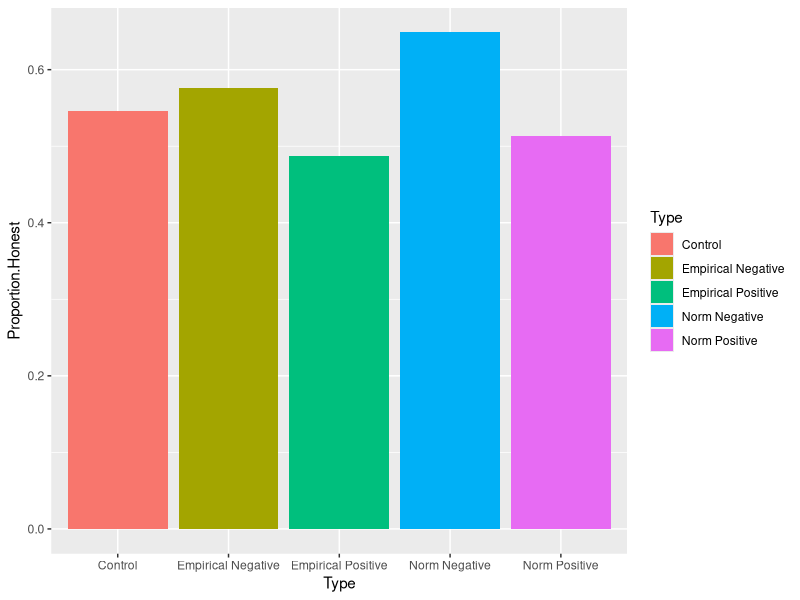
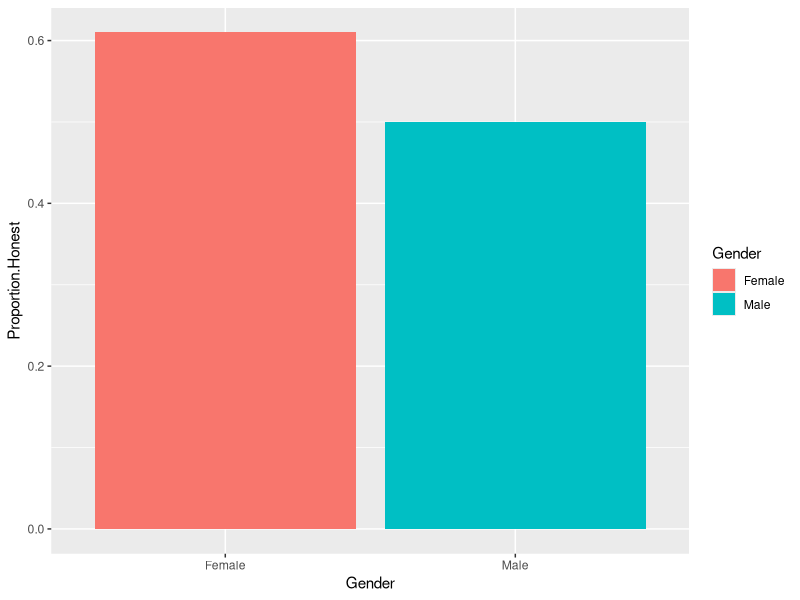
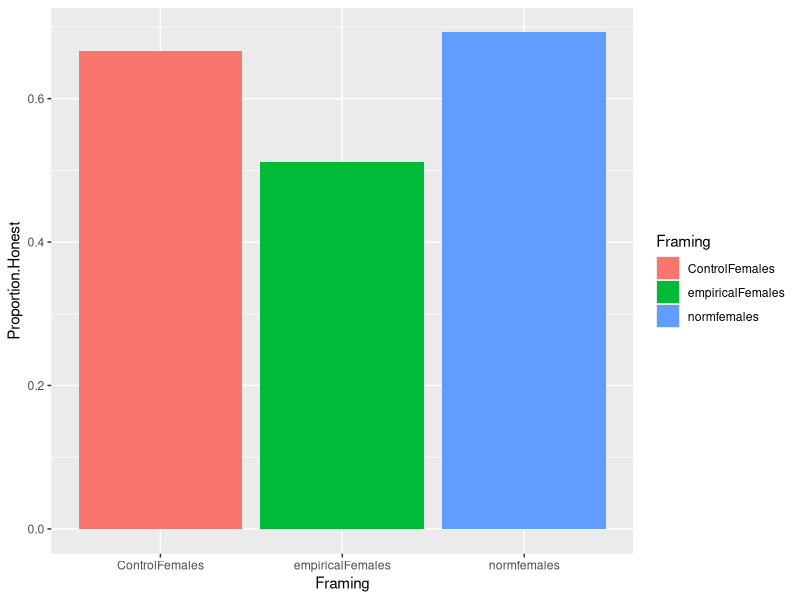
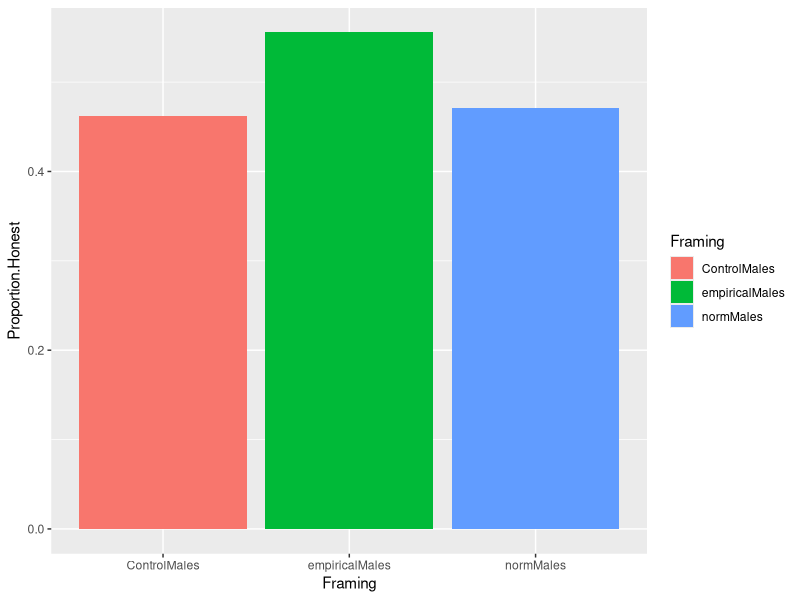
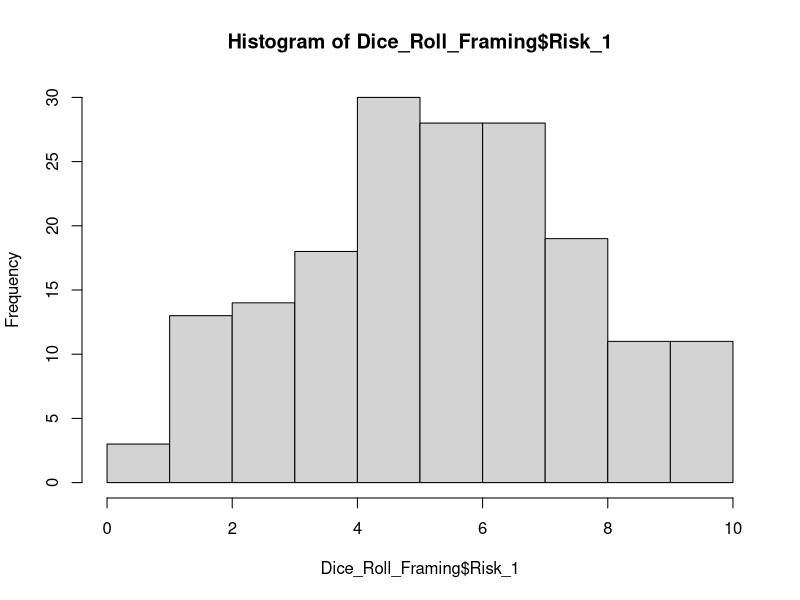
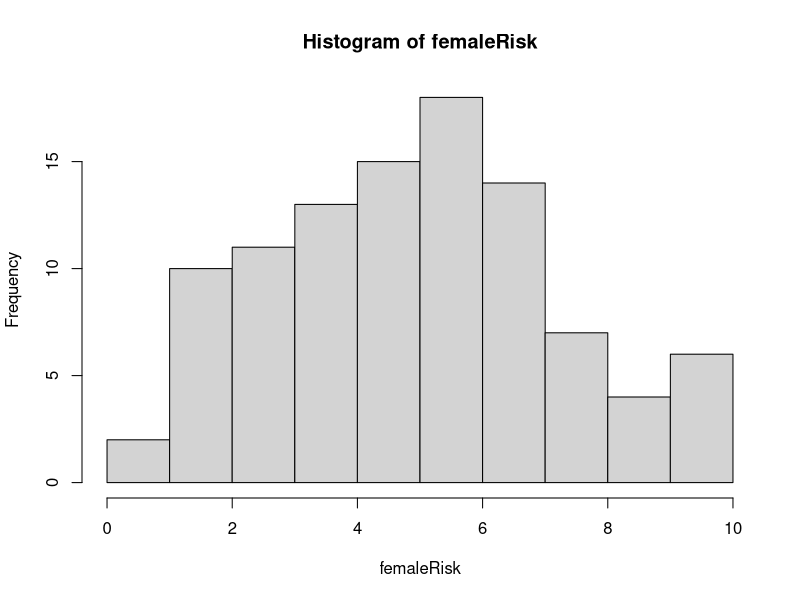
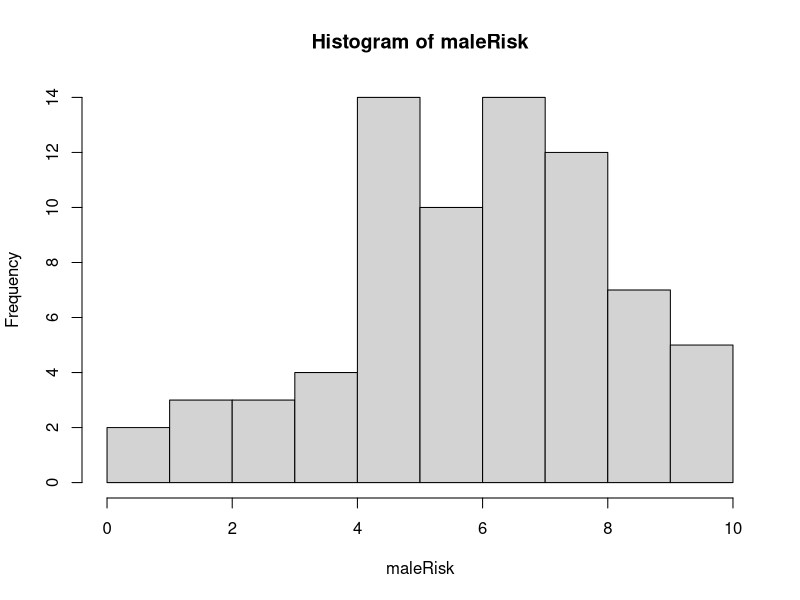
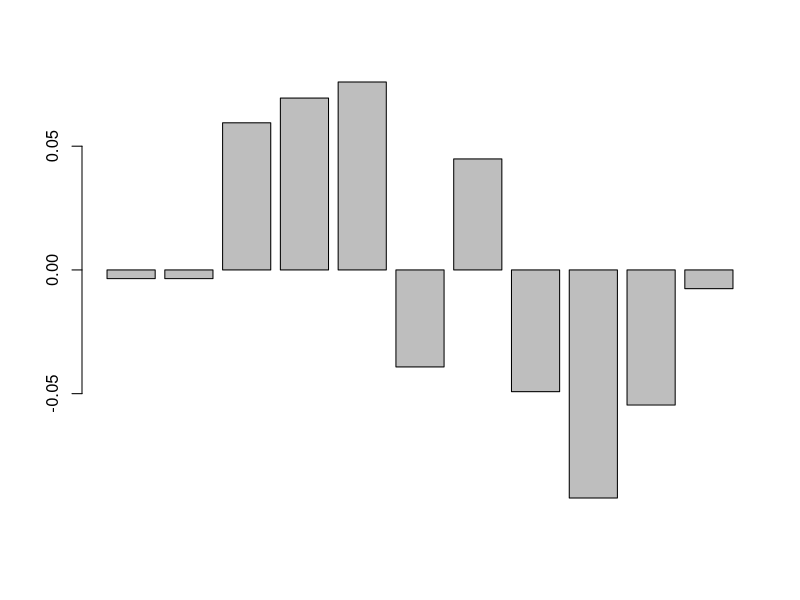

Write the R code that produced these figures, in order.
## ---- chunk 1
knitr::opts_chunk$set(echo = TRUE)
library(dplyr)
library(ggplot2)
library(readxl)
Dice_Roll_Framing <- read_excel("Dice Roll_Framing.xlsx")

report <- Dice_Roll_Framing[,20:29]
actual <- Dice_Roll_Framing[,40:49]
dif <- report - actual
firstLie <- c()
for (row in 1:dim(report)[1]) {
  lieNum <- which(dif[row,] %in% c(-10:-1,1:10))[1]
  if (is.na(c(lieNum))) {
    firstLie <- c(firstLie, 11)
  } else {
    firstLie <- c(firstLie, lieNum)
  }
}
Dice_Roll_Framing$LieNumber <- 11-firstLie

empOrNorm <- c()
posOrNeg <- c()
for (row in 1:dim(Dice_Roll_Framing)[1]) {
  if (!is.na(Dice_Roll_Framing[row,19])) {
    empOrNorm <- c(empOrNorm, 1)
    posOrNeg <- c(posOrNeg, 1)
  } else {
    if (!is.na(Dice_Roll_Framing[row,18])) {
      empOrNorm <- c(empOrNorm, 2)
      posOrNeg <- c(posOrNeg, 3)
    } else {
      if (!is.na(Dice_Roll_Framing[row,17])) {
        empOrNorm <-c(empOrNorm, 3)
        posOrNeg <- c(posOrNeg, 2)
      } else {
        if (!is.na(Dice_Roll_Framing[row,16])) {
          empOrNorm <- c(empOrNorm, 3)
          posOrNeg <- c(posOrNeg, 3)
        } else {
          empOrNorm <- c(empOrNorm, 2)
          posOrNeg <- c(posOrNeg, 2)
        }
      }
    }
  } 
}
Dice_Roll_Framing$Emp_Or_Norm <- empOrNorm
Dice_Roll_Framing$Pos_Or_Neg <- posOrNeg
# 3 way anova testing Empirical Message vs Normative Message effect vs Positive/Negative effect + Interaction effect of both Empirical/Normative + Pos/Neg
anovaWithInteraction <- aov(Dice_Roll_Framing$LieNumber ~ Dice_Roll_Framing$Emp_Or_Norm * Dice_Roll_Framing$Pos_Or_Neg)
summary(anovaWithInteraction)
# 3 way anova testing Empirical Message vs Normative Message effect vs Positive/Negative effect - no interaction effect

anovaWithoutInteraction <- update(anovaWithInteraction, . ~ . - (Dice_Roll_Framing$Emp_Or_Norm):(Dice_Roll_Framing$Pos_Or_Neg))
summary(anovaWithoutInteraction)
# I wanted to see if there was location effect, so ran this code per school, and found no inconsistencies.
cuny <- filter(Dice_Roll_Framing, Location=="CUNY")
cunyInteract <- aov(LieNumber ~ Emp_Or_Norm*Pos_Or_Neg, data=cuny)
cunyNoInteract <- update(cunyInteract, . ~ . - Emp_Or_Norm:Pos_Or_Neg)
summary(cunyInteract)
summary(cunyNoInteract)

penn <- filter(Dice_Roll_Framing, Location=="University of Pennsylvania")
pennInteract <- aov(LieNumber ~ Emp_Or_Norm*Pos_Or_Neg, data=cuny)
pennNoInteract <- update(pennInteract, . ~ . - Emp_Or_Norm:Pos_Or_Neg)
summary(pennInteract)
summary(pennNoInteract)

ucla <- filter(Dice_Roll_Framing, Location=="UCLA")
uclaInteract <- aov(LieNumber ~ Emp_Or_Norm*Pos_Or_Neg, data=cuny)
uclaNoInteract <- update(pennInteract, . ~ . - Emp_Or_Norm:Pos_Or_Neg)
summary(uclaInteract)
summary(uclaNoInteract)

temple <- filter(Dice_Roll_Framing, Location=="Temple")
templeInteract <- aov(LieNumber ~ Emp_Or_Norm*Pos_Or_Neg, data=cuny)
templeNoInteract <- update(pennInteract, . ~ . - Emp_Or_Norm:Pos_Or_Neg)
summary(templeInteract)
summary(templeNoInteract)

fit <- filter(Dice_Roll_Framing, Location=="FIT")
fitInteract <- aov(LieNumber ~ Emp_Or_Norm*Pos_Or_Neg, data=cuny)
fitNoInteract <- update(fitInteract, . ~ . - Emp_Or_Norm:Pos_Or_Neg)
summary(fitInteract)
summary(fitNoInteract)

bmcc <- filter(Dice_Roll_Framing, Location=="BMCC")
bmccInteract <- aov(LieNumber ~ Emp_Or_Norm*Pos_Or_Neg, data=cuny)
bmccNoInteract <- update(bmccInteract, . ~ . - Emp_Or_Norm:Pos_Or_Neg)
summary(bmccInteract)
summary(bmccNoInteract)

# Also wanted to see if there was any impact on the length of time someone spent playing the game...NOPE.

withDur <- aov(LieNumber ~ Emp_Or_Norm*Pos_Or_Neg*`Duration (in seconds)`, data=Dice_Roll_Framing)
summary(withDur)

#VARIABLES
ep <- filter(Dice_Roll_Framing, !is.na(EP))
en <- filter(Dice_Roll_Framing, !is.na(EN))
np <- filter(Dice_Roll_Framing, !is.na(NP))
nn <- filter(Dice_Roll_Framing, !is.na(NN))
c <- filter(Dice_Roll_Framing, !is.na(Control))
Risk <- filter(Dice_Roll_Framing, !is.na(Risk_1))
empiricalFemales <- filter(Dice_Roll_Framing, Gender=="Female", Emp_Norm==TRUE)
normFemales <- filter(Dice_Roll_Framing, Gender=="Female", Emp_Norm==FALSE)
empiricalMales <- filter(Dice_Roll_Framing, Gender=="Male", Emp_Norm==TRUE)
normMales <- filter(Dice_Roll_Framing, Gender=="Male", Emp_Norm==FALSE)
ControlFemales <- filter(Dice_Roll_Framing, Gender=="Female", Control!=TRUE)
ControlMales <- filter(Dice_Roll_Framing, Gender=="Male",  Control!=TRUE)
females <- filter(Dice_Roll_Framing, Gender == "Female")
males <- filter(Dice_Roll_Framing, Gender == "Male")

# I wanted to find percentages of honesty - breaking out people into groups of liars vs non-liars.  I did this by treatment,by gender, and location.
funct <- function(num) {return(num==0)}
epDif <- ep[,20:29]-ep[,40:49]
epBools <- funct(epDif)
lieScore <- c()
for (row in 1:dim(epBools)[1]) {
  val <- all(epBools[row,])
  lieScore <- c(lieScore, val)
}
ep$Honest <- lieScore
numEpHonest <- sum(ep$Honest)
propEpHonest <- numEpHonest/(dim(ep)[1])

enDif <- en[,20:29]-en[,40:49]
enBools <- funct(enDif)
honest <- c()
for (row in 1:dim(enBools)[1]) {
  val <- all(enBools[row,])
  honest <- c(honest, val)
}
en$Honest <- honest
numEnHonest <- sum(en$Honest)
propEnHonest <- numEnHonest/(dim(en)[1])

npDif <- np[,20:29]-np[,40:49]
npBools <- funct(npDif)
honest <- c()
for (row in 1:dim(npBools)[1]) {
  val <- all(npBools[row,])
  honest <- c(honest, val)
}
np$Honest <- honest
numNpHonest <- sum(np$Honest, na.rm=TRUE)
propNpHonest <- numNpHonest/(dim(np)[1])

nnDif <- nn[,20:29]-nn[,40:49]
nnBools <- funct(nnDif)
honest <- c()
for (row in 1:dim(nnBools)[1]) {
  val <- all(nnBools[row,])
  honest <- c(honest, val)
}
nn$Honest <- honest
numNnHonest <- sum(nn$Honest)
propNnHonest <- numNnHonest/(dim(nn)[1])

cDif <- c[,20:29]-c[,40:49]
cBools <- funct(cDif)
honest <- c()
for (row in 1:dim(cBools)[1]) {
  val <- all(cBools[row,])
  honest <- c(honest, val)
}
c$Honest <- honest
numCHonest <- sum(c$Honest)
propCHonest <- numCHonest/(dim(c)[1])
# Gina to repeat process for all conditions based on ep$Honest

# CUNY honesty rate
cunyDif <- cuny[,20:29]-cuny[,40:49]
cunyBools <- funct(cunyDif)
honest <- c()
for (row in 1:dim(cunyBools)[1]) {
  val <- all(cunyBools[row,])
  honest <- c(honest, val)
}
cuny$Honest <- honest
numCunyHonest <- sum(cuny$Honest)
propCunyHonest <- numCunyHonest/(dim(cuny)[1])

# PENN honesty rate
pennDif <- penn[,20:29]-penn[,40:49]
pennBools <- funct(pennDif)
honest <- c()
for (row in 1:dim(pennBools)[1]) {
  val <- all(pennBools[row,])
  honest <- c(honest, val)
}
penn$Honest <- honest
numPennHonest <- sum(penn$Honest)
propPennHonest <- numPennHonest/(dim(penn)[1])

# Empirical Female honesty rate
empiricalFemalesDif <- empiricalFemales[,20:29]-empiricalFemales[,40:49]
empiricalFemalesBools <- funct(empiricalFemalesDif)
honest <- c()
for (row in 1:dim(empiricalFemalesBools)[1]) {
  val <- all(empiricalFemalesBools[row,])
  honest <- c(honest, val)
}
empiricalFemales$Honest <- honest
numempiricalFemaleHonest <- sum(empiricalFemales$Honest)
propempiricalFemaleHonest <- numempiricalFemaleHonest/(dim(empiricalFemales)[1])

# Norm Female honesty rate
normFemalesDif <- normFemales[,20:29]-normFemales[,40:49]
normFemalesBools <- funct(normFemalesDif)
honest <- c()
for (row in 1:dim(normFemalesBools)[1]) {
  val <- all(normFemalesBools[row,])
  honest <- c(honest, val)
}
normFemales$Honest <- honest
numnormFemaleHonest <- sum(normFemales$Honest)
propnormFemaleHonest <- numnormFemaleHonest/(dim(normFemales)[1])

# Female Control honesty rate
ControlFemalesDif <- ControlFemales[,20:29]-ControlFemales[,40:49]
ControlFemalesBools <- funct(ControlFemalesDif)
honest <- c()
for (row in 1:dim(ControlFemalesBools)[1]) {
  val <- all(ControlFemalesBools[row,])
  honest <- c(honest, val)
}
ControlFemales$Honest <- honest
numControlFemalesHonest <- sum(ControlFemales$Honest)
propControlFemalesHonest <- numControlFemalesHonest/(dim(ControlFemales)[1])

# Female honesty rate
femalesDif <- females[,20:29]-females[,40:49]
femalesBools <- funct(femalesDif)
honest <- c()
for (row in 1:dim(femalesBools)[1]) {
  val <- all(femalesBools[row,])
  honest <- c(honest, val)
}
females$Honest <- honest
numFemaleHonest <- sum(females$Honest)
propFemaleHonest <- numFemaleHonest/(dim(females)[1])


# Male honesty rate
malesDif <- males[,20:29]-males[,40:49]
malesBools <- funct(malesDif)
honest <- c()
for (row in 1:dim(malesBools)[1]) {
  val <- all(malesBools[row,])
  honest <- c(honest, val)
}

males$Honest <- honest
numMaleHonest <- sum(males$Honest)
propMaleHonest <- numMaleHonest/(dim(males)[1])

# Empirical Male honesty rate
empiricalMalesDif <- empiricalMales[,20:29]-empiricalMales[,40:49]
empiricalMalesBools <- funct(empiricalMalesDif)
honest <- c()
for (row in 1:dim(empiricalMalesBools)[1]) {
  val <- all(empiricalMalesBools[row,])
  honest <- c(honest, val)
}
empiricalMales$Honest <- honest
numempiricalMaleHonest <- sum(empiricalMales$Honest)
propempiricalMaleHonest <- numempiricalMaleHonest/(dim(empiricalMales)[1])

# Norm Male honesty rate
normMalesDif <- normMales[,20:29]-normMales[,40:49]
normMalesBools <- funct(normMalesDif)
honest <- c()
for (row in 1:dim(normMalesBools)[1]) {
  val <- all(normMalesBools[row,])
  honest <- c(honest, val)
}
normMales$Honest <- honest
numNormMaleHonest <- sum(normMales$Honest)
propNormMaleHonest <- numNormMaleHonest/(dim(normMales)[1])

# Male Control honesty rate
ControlMalesDif <- ControlMales[,20:29]-ControlMales[,40:49]
ControlMalesBools <- funct(ControlMalesDif)
honest <- c()
for (row in 1:dim(ControlMalesBools)[1]) {
  val <- all(ControlMalesBools[row,])
  honest <- c(honest, val)
}
ControlMales$Honest <- honest
numControlMalesHonest <- sum(ControlMales$Honest)
propControlMalesHonest <- numControlMalesHonest/(dim(ControlMales)[1])

# There were 3 instances where people purposefully cheated, and wanted to remove these from results to check impact.
# Persons number 3, 4, and 66 seem not to take the survey honestly, since they would get a 
# result of 5 but not correctly report a value of 5, so they seem to just be writing 
# random entries.  We delete these from the data.

Dice_Roll_Framing <- Dice_Roll_Framing[-c(3,4,66),]
summary(aov(LieNumber ~ Emp_Or_Norm*Pos_Or_Neg, data=Dice_Roll_Framing))

dfTreatments <- data.frame(Type = c("Empirical Positive", "Empirical Negative", "Norm Positive", "Norm Negative", "Control"), `Proportion Honest` = c(propEpHonest, propEnHonest, propNpHonest, propNnHonest, propCHonest))
g <- ggplot(dfTreatments, aes(fill= Type, x=Type, y=Proportion.Honest))
g+geom_bar(position="dodge", stat="identity")

dfGenders <- data.frame(Gender=c("Male","Female"), `Proportion Honest`=c(propMaleHonest, propFemaleHonest))
ggplot(dfGenders, aes(fill=Gender, x=Gender, y=Proportion.Honest))+geom_bar(position="dodge", stat="identity")

dfFemaleProp <- data.frame(Framing=c("empiricalFemales","normfemales","ControlFemales" ), `Proportion Honest`=c(propempiricalFemaleHonest, propnormFemaleHonest, propControlFemalesHonest))
ggplot(dfFemaleProp, aes(fill=Framing, x=Framing, y=Proportion.Honest))+geom_bar(position="dodge", stat="identity")

dfMaleProp <- data.frame(Framing=c("empiricalMales","normMales","ControlMales" ), `Proportion Honest`=c(propempiricalMaleHonest,propNormMaleHonest, propControlMalesHonest))
ggplot(dfMaleProp, aes(fill=Framing, x=Framing, y=Proportion.Honest))+geom_bar(position="dodge", stat="identity")

# Histograms of risk, total, female, male

hist(Dice_Roll_Framing$Risk_1)

femaleRisk <- females$Risk_1
hist(femaleRisk)
maleRisk <- males$Risk_1
hist(maleRisk)

# A comparison of percentages

femaleRisk <- as.data.frame(table(femaleRisk))
femaleRiskPercent <- femaleRisk$Freq / sum(femaleRisk$Freq)
maleRisk <- as.data.frame(table(maleRisk))
maleRiskPercent <- maleRisk$Freq / sum(maleRisk$Freq)

#rough plot
barplot(femaleRiskPercent-maleRiskPercent)

#nicer looking plot
riskDF <- data.frame(score = c(0,1,2,3,4,5,6,7,8,9,10), `Female Minus Male Percents` = femaleRiskPercent-maleRiskPercent)
ggplot(riskDF, aes(fill = score, x = score, y=Female.Minus.Male.Percents))+geom_bar(stat="identity") +
  scale_x_continuous(breaks=seq(0,10))


# Get the mean of the empirical female's risk score
mean(empiricalFemales$Risk_1)
mean(normFemales$Risk_1, na.rm =TRUE)
## ---- chunk 2
dfTreatments <- data.frame(Type = c("Empirical Positive", "Empirical Negative", "Norm Positive", "Norm Negative", "Control"), `Proportion Honest` = c(propEpHonest, propEnHonest, propNpHonest, propNnHonest, propCHonest))
g <- ggplot(dfTreatments, aes(fill= Type, x=Type, y=Proportion.Honest))
g+geom_bar(position="dodge", stat="identity")

## ---- chunk 3
dfFemaleProp <- data.frame(Framing=c("empiricalFemales","normfemales"), `Proportion Honest`=c(propempiricalFemaleHonest, propnormFemaleHonest))
ggplot(dfFemaleProp, aes(fill=Framing, x=Framing, y=Proportion.Honest))+geom_bar(position="dodge", stat="identity")
## ---- chunk 4
dfMaleProp <- data.frame(Framing=c("empiricalMales","normMales"), `Proportion Honest`=c(propempiricalMaleHonest,propNormMaleHonest))
ggplot(dfMaleProp, aes(fill=Framing, x=Framing, y=Proportion.Honest))+geom_bar(position="dodge", stat="identity")

## ---- chunk 5
riskDF <- data.frame(score = c(0,1,2,3,4,5,6,7,8,9,10), `Female Minus Male Percents` = femaleRiskPercent-maleRiskPercent)
ggplot(riskDF, aes(fill = score, x = score, y=Female.Minus.Male.Percents))+geom_bar(stat="identity") +
  scale_x_continuous(breaks=seq(0,10))
